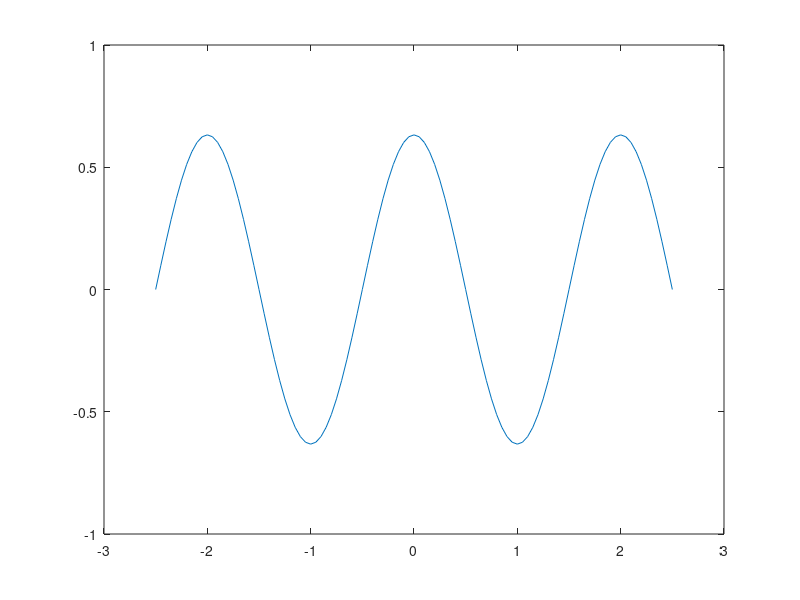
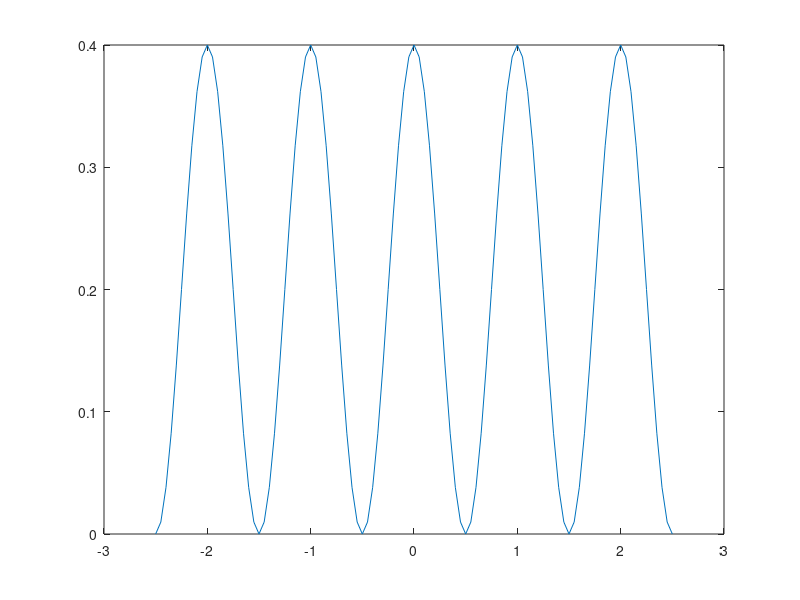

MATLAB code for these plots, in order:
close all
m = input("Introdueix la m");
a = input("Introdueix la a");
n = input("Introdueix la n");

%% Apartat A
x = -a/2:a/100:a/2;
figure
plot(x,sqrt(2/a)*cos(n*pi/a*x))



%% Apartat B
figure
plot(x,(sqrt(2/a)*cos(n*pi/a*x)).^2)


%% Apartat C
fun = @(x) (sqrt(2/a)*cos(n*pi/a*x)).^2;
x = input("Introdueix coordenada x");
integral(fun,-a/2,x)